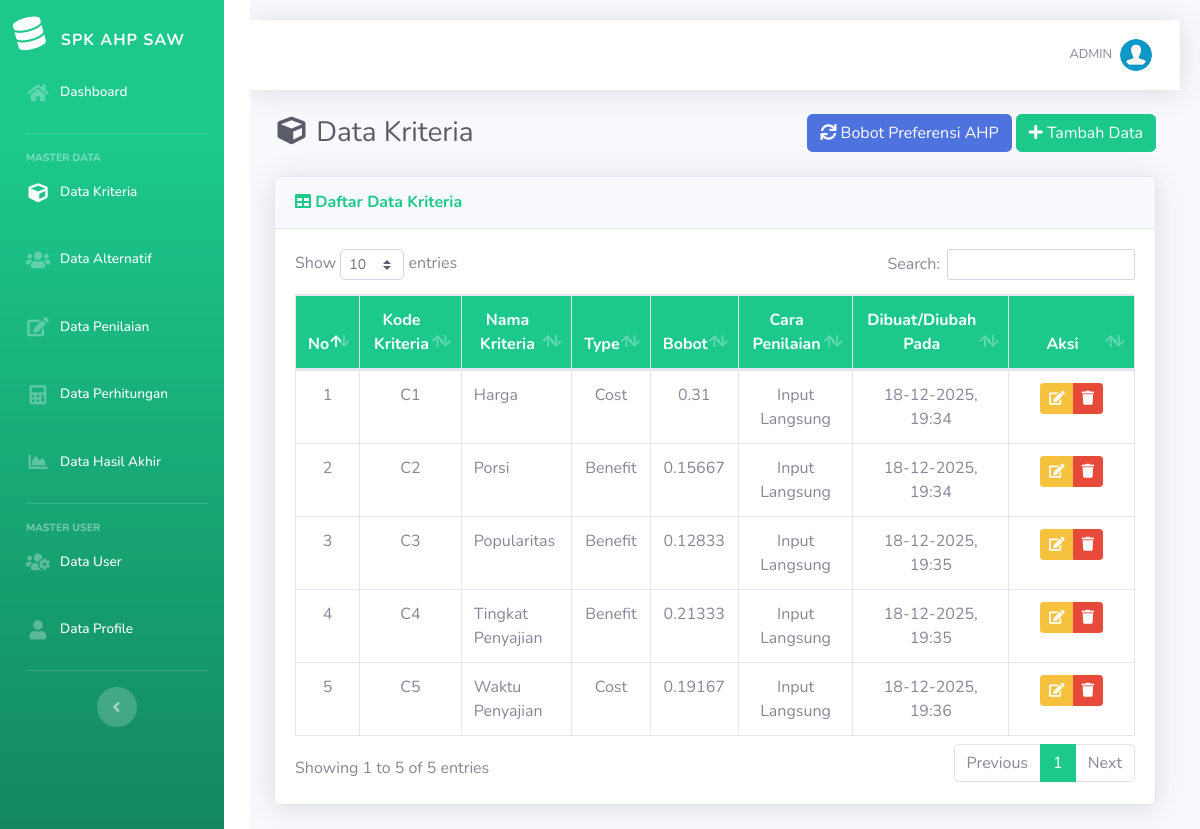
The app's page /list-kriteria.php (signed in) with its own data.
### tables this page shows
CREATE TABLE `kriteria` (
  `id_kriteria` int(11) NOT NULL,
  `kode_kriteria` varchar(10) NOT NULL,
  `nama` varchar(50) NOT NULL,
  `type` enum('Benefit','Cost') NOT NULL,
  `bobot` float DEFAULT NULL,
  `ada_pilihan` tinyint(1) DEFAULT NULL,
  `created_at` datetime NOT NULL
);

### list-kriteria.php (the view, shortened to what this page needs)
<?php
require_once('includes/init.php');
require_once('template/header.php');
?>
<div class="d-sm-flex align-items-center justify-content-between mb-4">
    <h1 class="h3 mb-0 text-gray-800"><i class="fas fa-fw fa-cube"></i> Data Kriteria</h1>
    <div>
		<a href="tambah-bobot.php" class="btn btn-primary"> <i class="fa fa-sync"></i> Bobot Preferensi AHP </a>
		<a href="tambah-kriteria.php" class="btn btn-success"> <i class="fa fa-plus"></i> Tambah Data </a>
	</div>
</div>
<div class="card shadow mb-4">
    <div class="card-header py-3">
        <h6 class="m-0 font-weight-bold text-success"><i class="fa fa-table"></i> Daftar Data Kriteria</h6>
    </div>
    <div class="card-body">
		<div class="table-responsive">
			<table class="table table-bordered" id="dataTable" width="100%" cellspacing="0">
				<thead class="bg-success text-white">
					<tr align="center">
						<th>No</th>
						<th>Kode Kriteria</th>
						<th>Nama Kriteria</th>
						<th>Type</th>
						<th>Bobot</th>
						<th>Cara Penilaian</th>
						<th>Dibuat/Diubah Pada</th>
						<th width="15%">Aksi</th>
					</tr>
				</thead>
				<tbody>
				<?php
				$no = 1;
				$query = mysqli_query($koneksi,"SELECT * FROM kriteria ORDER BY kode_kriteria ASC");
				while($data = mysqli_fetch_array($query)):
				?>
					<tr align="center">
						<td><?php echo $no; ?></td>
						<td><?php echo $data['kode_kriteria']; ?></td>
						<td align="left"><?php echo $data['nama']; ?></td>
						<td><?php echo $data['type']; ?></td>
						<td>
							<?php
							if (empty($data['bobot'])) {
								echo "-";
							}else{
								echo $data['bobot'];
							}
							?>
						</td>
						<td><?php echo ($data['ada_pilihan']) ? 'Pilihan Sub Kriteria': 'Input Langsung'; ?></td>
						<td><?php echo date('d-m-Y, H:i', strtotime($data['created_at'])); ?></td>
						<td>
							<div class="btn-group" role="group">
								<a data-toggle="tooltip" data-placement="bottom" title="Edit Data" href="edit-kriteria.php?id=<?php echo $data['id_kriteria']; ?>" class="btn btn-warning btn-sm"><i class="fa fa-edit"></i></a>
								<a  data-toggle="tooltip" data-placement="bottom" title="Hapus Data" href="hapus-kriteria.php?id=<?php echo $data['id_kriteria']; ?>" onclick="return confirm ('Apakah anda yakin untuk meghapus data ini')" class="btn btn-danger btn-sm"><i class="fa fa-trash"></i></a>
							</div>
						</td>
					</tr>
					<?php
					$no++;
					endwhile; ?>
				</tbody>
			</table>
		</div>
	</div>
</div>
<?php
require_once('template/footer.php');
?>

### records on screen
kriteria: kode_kriteria "C1", nama "Harga", type "Cost", bobot "0.31", ada_pilihan "Input Langsung", created_at "18-12-2025, 19:34"
kriteria: kode_kriteria "C2", nama "Porsi", type "Benefit", bobot "0.15667", ada_pilihan "Input Langsung", created_at "18-12-2025, 19:34"
kriteria: kode_kriteria "C3", nama "Popularitas", type "Benefit", bobot "0.12833", ada_pilihan "Input Langsung", created_at "18-12-2025, 19:35"
kriteria: kode_kriteria "C4", nama "Tingkat Penyajian", type "Benefit", bobot "0.21333", ada_pilihan "Input Langsung", created_at "18-12-2025, 19:35"
kriteria: kode_kriteria "C5", nama "Waktu Penyajian", type "Cost", bobot "0.19167", ada_pilihan "Input Langsung", created_at "18-12-2025, 19:36"

### other values on screen
$_SESSION['username'] "ADMIN"
